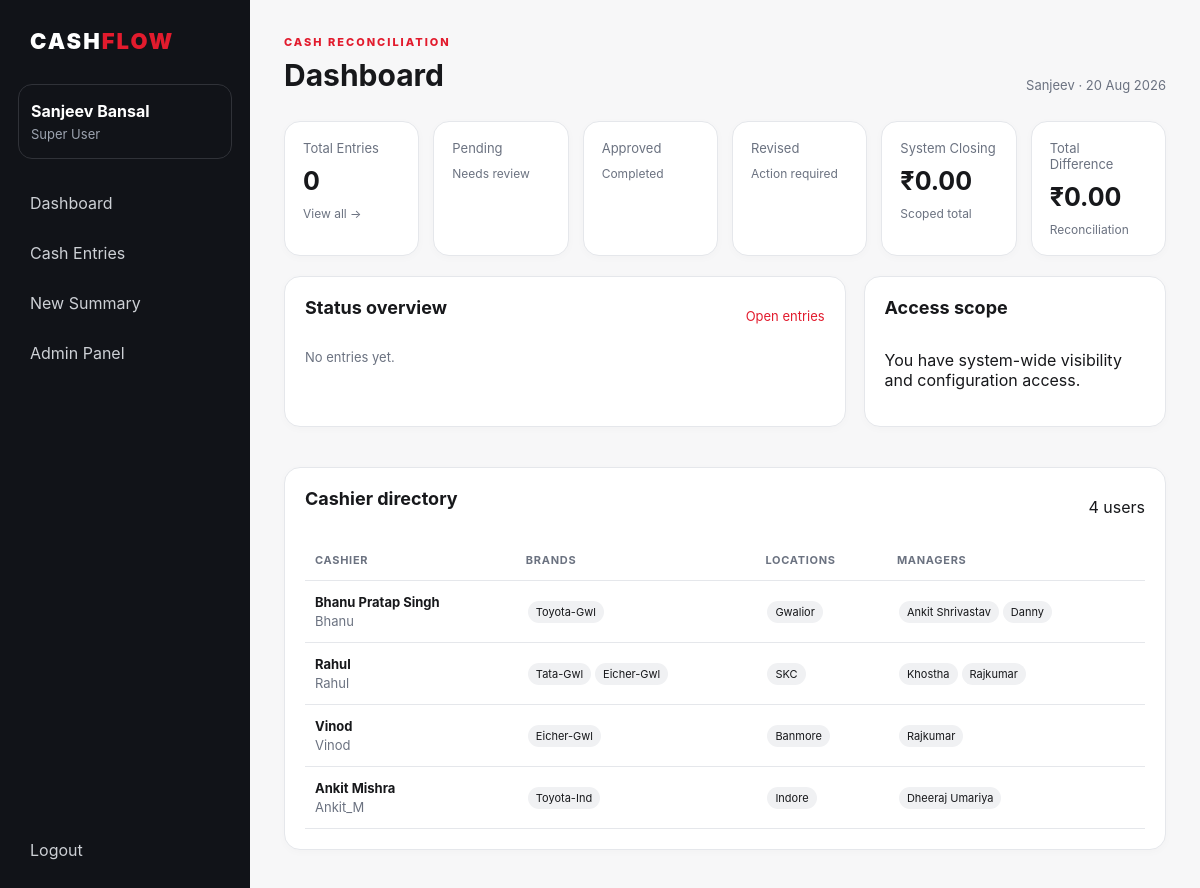
/ (signed in), run on the app's committed database.
### cashapp/models.py (models this page shows, shortened)
class User(AbstractUser):
    ROLE_CHOICES=(('superuser','Super User'),('manager','Manager'),('cashier','Cashier'))
    role=models.CharField(max_length=20, choices=ROLE_CHOICES, default='cashier')
    brands=models.ManyToManyField(Brand, blank=True, related_name='assigned_users')
    locations=models.ManyToManyField(Location, blank=True, related_name='assigned_users')
    managers=models.ManyToManyField('self', blank=True, symmetrical=False, related_name='assigned_cashiers', limit_choices_to={'role':'manager'})
    def __str__(self): return self.get_full_name() or self.username

class Brand(models.Model):
    name=models.CharField(max_length=100, unique=True)
    active=models.BooleanField(default=True)

class Location(models.Model):
    name=models.CharField(max_length=120)
    code=models.CharField(max_length=30, blank=True)
    active=models.BooleanField(default=True)
    class Meta: unique_together=('name','code')

### cashapp/views.py (the view)
# urls.py: path('',views.dashboard,name='dashboard'), path('login/',views.login_view,name='login'), path('logout/',views.logout_view,name='logout'),
@login_required
@never_cache
def dashboard(request):
    qs=scoped_entries(request.user)
    context={'counts':qs.values('status').annotate(n=Count('id')),'total_entries':qs.count(),'total_difference':qs.aggregate(x=Sum('difference'))['x'] or 0,'total_closing':qs.aggregate(x=Sum('calculated_closing'))['x'] or 0}
    if request.user.role in ('superuser','manager') or request.user.is_superuser:
        context['cashiers']=User.objects.filter(role='cashier').prefetch_related('brands','locations','managers') if request.user.role in ('superuser',) or request.user.is_superuser else request.user.assigned_cashiers.all().prefetch_related('brands','locations','managers')
    return render(request,'cashapp/dashboard.html',context)

### cashapp/templatetags/cash_tags.py (called while the page is built)
@register.filter
def get_item(d,k): return d.get(k,0) if d else 0

### cashapp/views.py (called while the page is built)
def scoped_entries(user):
    qs=CashEntry.objects.select_related('cashier','brand','location','last_action_by')
    if user.is_superuser or user.role=='superuser': return qs
    if user.role=='manager': return qs.filter(cashier__in=user.assigned_cashiers.all())
    return qs.filter(cashier=user)

### templates/cashapp/dashboard.html
{% extends 'base.html' %}{% block content %}<section class="cards"><a class="card" href="{% url 'entry_list' %}"><small>Total Entries</small><strong>{{ total_entries }}</strong><span>View all →</span></a><a class="card" href="{% url 'entry_list' %}?status=pending"><small>Pending</small><strong>{% for x in counts %}{% if x.status == 'pending' %}{{ x.n }}{% endif %}{% endfor %}</strong><span>Needs review</span></a><a class="card" href="{% url 'entry_list' %}?status=approved"><small>Approved</small><strong>{% for x in counts %}{% if x.status == 'approved' %}{{ x.n }}{% endif %}{% endfor %}</strong><span>Completed</span></a><a class="card" href="{% url 'entry_list' %}?status=revised"><small>Revised</small><strong>{% for x in counts %}{% if x.status == 'revised' %}{{ x.n }}{% endif %}{% endfor %}</strong><span>Action required</span></a><div class="card"><small>System Closing</small><strong>₹{{ total_closing|floatformat:2 }}</strong><span>Scoped total</span></div><div class="card"><small>Total Difference</small><strong>₹{{ total_difference|floatformat:2 }}</strong><span>Reconciliation</span></div></section>
<div class="grid2"><section class="panel"><div class="panelhead"><h2>Status overview</h2><a href="{% url 'entry_list' %}">Open entries</a></div><div class="bars">{% for x in counts %}<div class="barrow"><span>{{ x.status|title }}</span><div class="bar"><i style="width:{% widthratio x.n total_entries 100 %}%"></i></div><b>{{ x.n }}</b></div>{% empty %}<p class="muted">No entries yet.</p>{% endfor %}</div></section><section class="panel"><div class="panelhead"><h2>Access scope</h2></div>{% if request.user.role == 'cashier' %}<p>You can submit Main Cash and Petty Cash for your allotted brands and locations.</p>{% elif request.user.role == 'manager' %}<p>You can review only the cashiers assigned to you.</p>{% else %}<p>You have system-wide visibility and configuration access.</p>{% endif %}</section></div>
{% if cashiers %}<section class="panel"><div class="panelhead"><h2>Cashier directory</h2><span>{{ cashiers|length }} users</span></div><div class="tablewrap"><table><thead><tr><th>Cashier</th><th>Brands</th><th>Locations</th><th>Managers</th></tr></thead><tbody>{% for u in cashiers %}<tr><td><b>{{ u }}</b><small>{{ u.username }}</small></td><td>{% for b in u.brands.all %}<span class="tag">{{ b.name }}</span>{% empty %}—{% endfor %}</td><td>{% for l in u.locations.all %}<span class="tag">{{ l.name }}</span>{% empty %}—{% endfor %}</td><td>{% for m in u.managers.all %}<span class="tag">{{ m }}</span>{% empty %}—{% endfor %}</td></tr>{% endfor %}</tbody></table></div></section>{% endif %}{% endblock %}

### templates/base.html
{% load static %}<!doctype html><html><head><meta charset="utf-8"><meta name="viewport" content="width=device-width,initial-scale=1"><meta http-equiv="Cache-Control" content="no-store, no-cache, must-revalidate, max-age=0"><meta http-equiv="Pragma" content="no-cache"><meta http-equiv="Expires" content="0"><title>{% block title %}Cash Summary{% endblock %}</title><link rel="stylesheet" href="{% static 'css/app.css' %}"></head><body><div class="layout"><aside class="sidebar"><div class="brand">CASH<span>FLOW</span></div><div class="userbox"><b>{{ request.user.get_full_name|default:request.user.username }}</b><small>{{ request.user.get_role_display }}</small></div><nav><a href="{% url 'dashboard' %}">Dashboard</a><a href="{% url 'entry_list' %}">Cash Entries</a>{% if request.user.role == 'cashier' or request.user.is_superuser %}<a href="{% url 'entry_create' %}">New Summary</a>{% endif %}{% if request.user.is_superuser %}<a href="/admin/">Admin Panel</a>{% endif %}</nav><a class="logout" href="{% url 'logout' %}">Logout</a></aside><main class="main"><header><div><span class="eyebrow">CASH RECONCILIATION</span><h1>{% block heading %}Dashboard{% endblock %}</h1></div><div class="today">{{ request.user.get_username }} · {% now "d M Y" %}</div></header>{% for message in messages %}<div class="flash">{{ message }}</div>{% endfor %}{% block content %}{% endblock %}</main></div></body></html>

### static/css/app.css (style rules this page uses)
:root { --red:#e21b2d;--black:#111318;--gray:#f4f5f7;--line:#e5e7eb;--muted:#6b7280;--white:#fff }
* { box-sizing:border-box }
body { margin:0;font-family:Inter,Segoe UI,Arial,sans-serif;background:#f7f7f8;color:#17181b }
.layout { display:flex;min-height:100vh }
.sidebar { width:250px;background:var(--black);color:#fff;padding:28px 18px;position:fixed;inset:0 auto 0 0;display:flex;flex-direction:column }
.brand { font-weight:900;letter-spacing:2px;font-size:22px;padding:0 12px 30px }
.brand span { color:var(--red) }
.userbox { padding:16px 12px;border:1px solid #303238;border-radius:14px;margin-bottom:22px }
.userbox b,.userbox small { display:block }
.userbox small { color:#9ca3af;margin-top:5px }
nav { display:grid;gap:6px }
nav a,.logout { color:#cdd0d5;text-decoration:none;padding:12px;border-radius:10px }
.logout { margin-top:auto }
.main { margin-left:250px;width:calc(100% - 250px);padding:30px 34px }
header { display:flex;justify-content:space-between;align-items:end;margin-bottom:28px }
.eyebrow { font-size:11px;letter-spacing:2px;color:var(--red);font-weight:800 }
h1 { font-size:30px;margin:7px 0 0 }
h2 { font-size:18px;margin:0 0 16px }
.today,.muted,small { color:var(--muted);font-size:13px }
.cards { display:grid;grid-template-columns:repeat(6,1fr);gap:14px;margin-bottom:20px }
.card { background:#fff;border:1px solid var(--line);border-radius:16px;padding:18px;text-decoration:none;color:inherit;min-height:115px;box-shadow:0 2px 8px #00000006 }
.card small,.card span { display:block }
.card strong { display:block;font-size:25px;margin:10px 0 }
.card span { font-size:12px;color:var(--muted) }
.grid2 { display:grid;grid-template-columns:1.3fr .7fr;gap:18px;margin-bottom:20px }
.panel { background:#fff;border:1px solid var(--line);border-radius:16px;padding:20px;box-shadow:0 2px 8px #00000006;margin-bottom:20px }
.panelhead { display:flex;justify-content:space-between;align-items:center;margin-bottom:15px }
.panelhead a { color:var(--red);text-decoration:none;font-size:13px }
.tablewrap { overflow:auto }
table { width:100%;border-collapse:collapse;font-size:13px }
th,td { padding:13px 10px;border-bottom:1px solid var(--line);text-align:left;white-space:nowrap }
th { font-size:11px;text-transform:uppercase;letter-spacing:.7px;color:#6b7280 }
td small { display:block;margin-top:3px }
.tag { display:inline-block;background:#f0f1f3;border-radius:999px;padding:4px 8px;margin:2px;font-size:11px }

### data on the page
User: user.get_full_name "Sanjeev Bansal", user.role "Super User", user.get_username "Sanjeev"
User: first_name+last_name "Bhanu Pratap Singh", username "Bhanu"
Brand: name "Toyota-Gwl"
Location: name "Gwalior"
User: first_name+last_name "Ankit Shrivastav"
User: first_name+last_name "Danny"
User: first_name+last_name+username "Rahul", username "Rahul"
Brand: name "Tata-Gwl"
Brand: name "Eicher-Gwl"
Location: name "SKC"
User: first_name+last_name "Khostha"
User: first_name+last_name "Rajkumar"
User: first_name+last_name+username "Vinod", username "Vinod"
Location: name "Banmore"
User: first_name+last_name "Ankit Mishra", username "Ankit_M"
Brand: name "Toyota-Ind"
Location: name "Indore"
User: first_name+last_name "Dheeraj Umariya"

### other printed values
{{ total_entries }} "0"
{{ total_closing|floatformat:2 }} "0.00"
{{ total_difference|floatformat:2 }} "0.00"
{{ cashiers|length }} "4"
